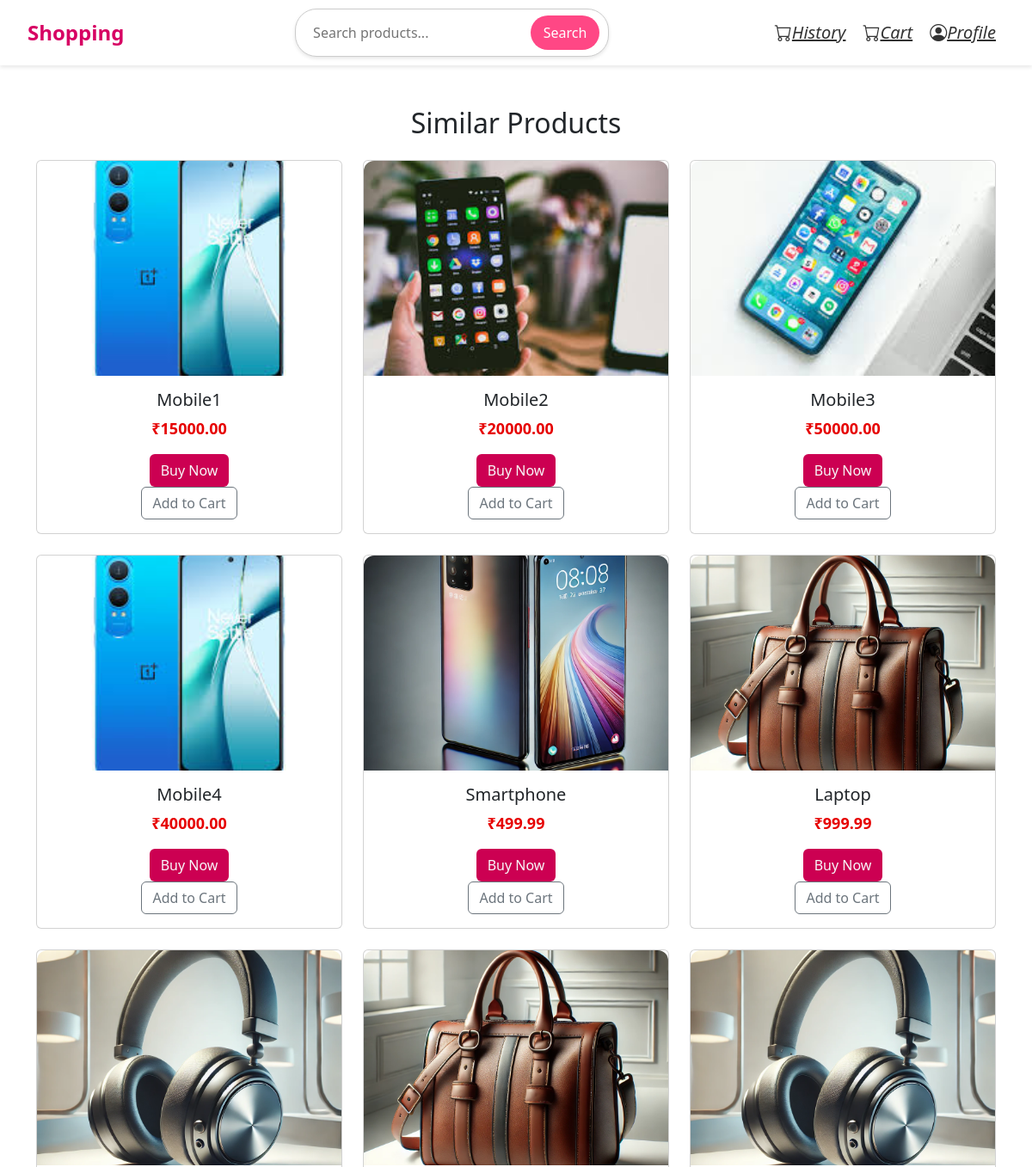
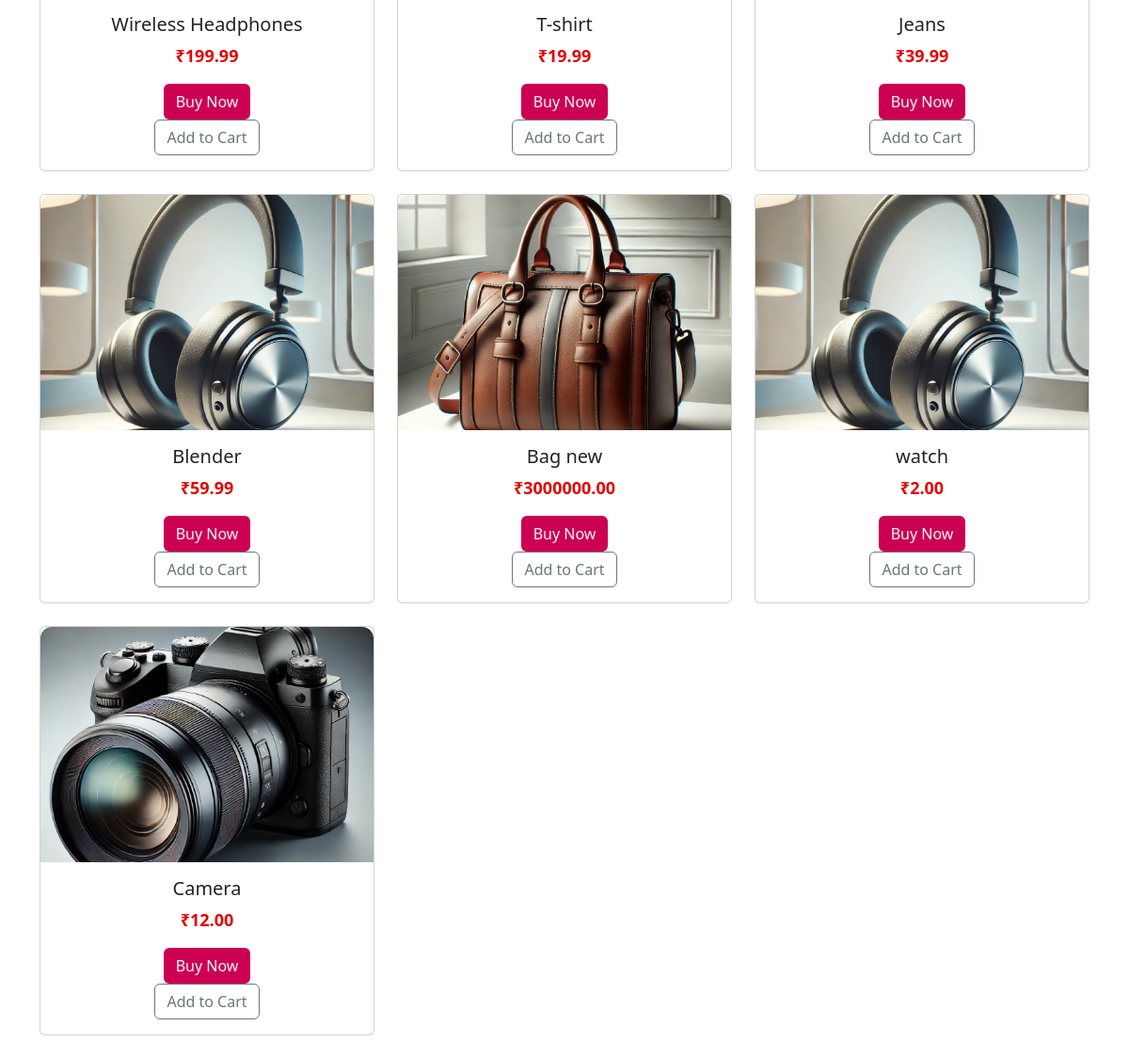
Page /product/productsearch/ on the committed database (2 pictures, top to bottom).
### product_management/models.py (models this page shows, shortened)
class Product(models.Model):
    name = models.CharField(max_length=100)
    price = models.DecimalField(max_digits=10, decimal_places=2)
    description = models.TextField(blank=True, null=True)
    category = models.ForeignKey(Category, on_delete=models.SET_NULL, null=True, related_name="products")
    stock = models.PositiveIntegerField(default=0)
    main_image = models.ImageField(upload_to='images/', help_text="Upload the main product image", null = True)
    created_at = models.DateTimeField(auto_now_add=True)
    updated_at = models.DateTimeField(auto_now=True)
    vendor = models.ForeignKey(Vendor, on_delete=models.CASCADE, null=True, related_name="products")

### product_management/views.py (the view)
# urls.py: path("productsearch/", views.ProductSearchView.as_view(), name = "product_search"),
class ProductSearchView(ListView):
    model = Product
    template_name = "product_management/product_search.html"
    context_object_name = "products"
    def get_queryset(self):
        queryset = Product.objects.all()
        query = self.request.GET.get("q")
        if query:
            queryset = queryset.filter(name__icontains=query)
        return queryset

### product_management/templates/product_management/product_search.html (shortened to what this page needs)
<!DOCTYPE html>
{% load static %}
<html lang="en">
<head>
    <link rel="stylesheet" href="https://cdn.jsdelivr.net/npm/bootstrap@5.3.0/dist/css/bootstrap.min.css">
    <link rel="stylesheet" href="{% static 'css/style-home2.css' %}">
</head>
<body>
    {% include 'user_management/base_page.html' %}
    <div class="container mt-5">
        <h2 class="text-center mb-4">Similar Products</h2>
        <div class="row">
            {% for product in products %}
            <div class="col-md-4 mb-4">
                <div class="card product-card">
                    <a href = "{% url "productdetail" product.id %}" >
                        <img src="{{ product.main_image.url }}" class="card-img-top"  alt="{{ product.name }}"></a>
                    <div class="card-body text-center">
                        <h5 class="card-title">{{product.name}}</h5>
                        <p class="card-text price">₹{{product.price}}</p>
                        <button class = "btn" style = "background-color: #cc0052;color: #f8f9fa;">Buy Now</button>
                        <form action = "{% url "addcart" product.id %}" method = "POST">
                        <button type = "submit" class="btn btn-outline-secondary">Add to Cart</button>
                        </form>
                    </div>
                </div>
            </div>
            {% endfor %}
        </div>
    </div>
</body>
</html>

### static/css/style-home2.css (style rules this page uses)
body { background-color: #f8f9fa; }
.product-card { border-radius: 12px; transition: transform 0.3s, box-shadow 0.3s; }
.product-card img { height: 250px; object-fit: cover; border-top-left-radius: 12px; border-top-right-radius: 12px; }
.price { font-size: 18px; font-weight: bold; color: #e60000; }
.btn { color: #e60000; }

### rows in the picture
Product: main_image (picture), name "Mobile1", price "15000.00"
Product: main_image (picture), name "Mobile2", price "20000.00"
Product: main_image (picture), name "Mobile3", price "50000.00"
Product: main_image (picture), name "Mobile4", price "40000.00"
Product: main_image (picture), name "Smartphone", price "499.99"
Product: main_image (picture), name "Laptop", price "999.99"
Product: main_image (picture), name "Wireless Headphones", price "199.99"
Product: main_image (picture), name "T-shirt", price "19.99"
Product: main_image (picture), name "Jeans", price "39.99"
Product: main_image (picture), name "Blender", price "59.99"
Product: main_image (picture), name "Bag new", price "3000000.00"
Product: main_image (picture), name "watch", price "2.00"
Product: main_image (picture), name "Camera", price "12.00"
